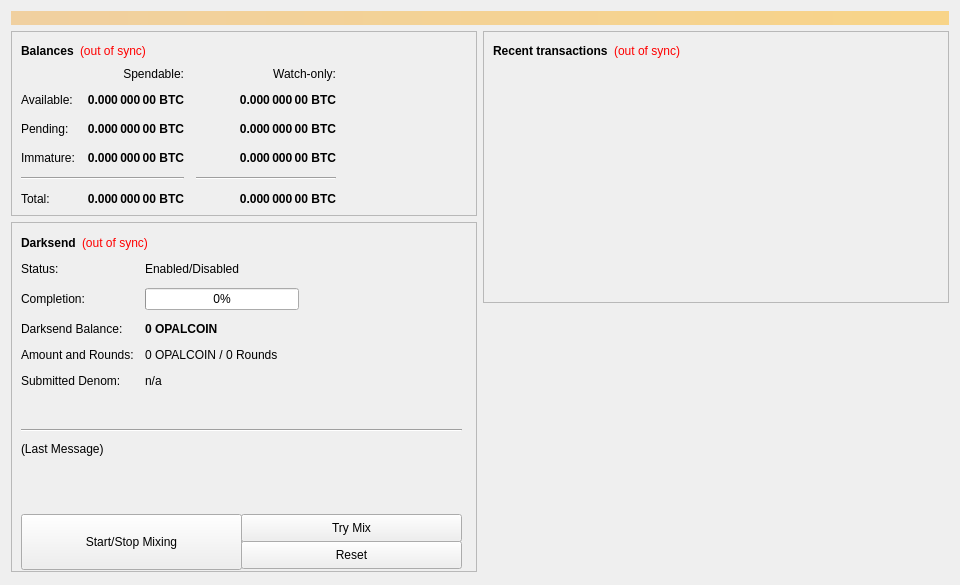
<?xml version="1.0" encoding="UTF-8"?>
<ui version="4.0">
 <class>OverviewPage</class>
 <widget class="QWidget" name="OverviewPage">
  <property name="geometry">
   <rect>
    <x>0</x>
    <y>0</y>
    <width>960</width>
    <height>585</height>
   </rect>
  </property>
  <property name="minimumSize">
   <size>
    <width>960</width>
    <height>0</height>
   </size>
  </property>
  <property name="windowTitle">
   <string>Form</string>
  </property>
  <layout class="QVBoxLayout" name="topLayout">
   <item>
    <widget class="QLabel" name="labelAlerts">
     <property name="visible">
      <bool>false</bool>
     </property>
     <property name="styleSheet">
      <string notr="true">background-color: qlineargradient(x1: 0, y1: 0, x2: 1, y2: 0, stop:0 #F0D0A0, stop:1 #F8D488); color:#000000;</string>
     </property>
     <property name="wordWrap">
      <bool>true</bool>
     </property>
     <property name="margin">
      <number>3</number>
     </property>
    </widget>
   </item>
   <item>
    <layout class="QHBoxLayout" name="horizontalLayout" stretch="1,1">
     <item>
      <layout class="QVBoxLayout" name="verticalLayout_2">
       <item>
        <widget class="QFrame" name="frame">
         <property name="frameShape">
          <enum>QFrame::StyledPanel</enum>
         </property>
         <property name="frameShadow">
          <enum>QFrame::Raised</enum>
         </property>
         <layout class="QVBoxLayout" name="verticalLayout_4">
          <item>
           <layout class="QHBoxLayout" name="horizontalLayout_4">
            <item>
             <widget class="QLabel" name="label_5">
              <property name="font">
               <font>
                <weight>75</weight>
                <bold>true</bold>
               </font>
              </property>
              <property name="text">
               <string>Balances</string>
              </property>
             </widget>
            </item>
            <item>
             <widget class="QLabel" name="labelWalletStatus">
              <property name="cursor">
               <cursorShape>WhatsThisCursor</cursorShape>
              </property>
              <property name="toolTip">
               <string>The displayed information may be out of date. Your wallet automatically synchronizes with the Opalcoin network after a connection is established, but this process has not completed yet.</string>
              </property>
              <property name="styleSheet">
               <string notr="true">QLabel { color: red; }</string>
              </property>
              <property name="text">
               <string notr="true">(out of sync)</string>
              </property>
              <property name="alignment">
               <set>Qt::AlignLeading|Qt::AlignLeft|Qt::AlignVCenter</set>
              </property>
             </widget>
            </item>
            <item>
             <spacer name="horizontalSpacer_3">
              <property name="orientation">
               <enum>Qt::Horizontal</enum>
              </property>
              <property name="sizeHint" stdset="0">
               <size>
                <width>40</width>
                <height>20</height>
               </size>
              </property>
             </spacer>
            </item>
           </layout>
          </item>
          <item>
           <layout class="QGridLayout" name="gridLayout">
            <property name="spacing">
             <number>12</number>
            </property>
            <item row="2" column="2">
             <widget class="QLabel" name="labelWatchPending">
              <property name="font">
               <font>
                <weight>75</weight>
                <bold>true</bold>
               </font>
              </property>
              <property name="cursor">
               <cursorShape>IBeamCursor</cursorShape>
              </property>
              <property name="toolTip">
               <string>Unconfirmed transactions to watch-only addresses</string>
              </property>
              <property name="text">
               <string notr="true">0.000 000 00 BTC</string>
              </property>
              <property name="alignment">
               <set>Qt::AlignRight|Qt::AlignTrailing|Qt::AlignVCenter</set>
              </property>
              <property name="textInteractionFlags">
               <set>Qt::LinksAccessibleByMouse|Qt::TextSelectableByKeyboard|Qt::TextSelectableByMouse</set>
              </property>
             </widget>
            </item>
            <item row="2" column="1">
             <widget class="QLabel" name="labelUnconfirmed">
              <property name="font">
               <font>
                <weight>75</weight>
                <bold>true</bold>
               </font>
              </property>
              <property name="cursor">
               <cursorShape>IBeamCursor</cursorShape>
              </property>
              <property name="toolTip">
               <string>Total of transactions that have yet to be confirmed, and do not yet count toward the spendable balance</string>
              </property>
              <property name="text">
               <string notr="true">0.000 000 00 BTC</string>
              </property>
              <property name="alignment">
               <set>Qt::AlignRight|Qt::AlignTrailing|Qt::AlignVCenter</set>
              </property>
              <property name="textInteractionFlags">
               <set>Qt::LinksAccessibleByMouse|Qt::TextSelectableByKeyboard|Qt::TextSelectableByMouse</set>
              </property>
             </widget>
            </item>
            <item row="3" column="2">
             <widget class="QLabel" name="labelWatchImmature">
              <property name="font">
               <font>
                <weight>75</weight>
                <bold>true</bold>
               </font>
              </property>
              <property name="cursor">
               <cursorShape>IBeamCursor</cursorShape>
              </property>
              <property name="toolTip">
               <string>Mined balance in watch-only addresses that has not yet matured</string>
              </property>
              <property name="text">
               <string notr="true">0.000 000 00 BTC</string>
              </property>
              <property name="alignment">
               <set>Qt::AlignRight|Qt::AlignTrailing|Qt::AlignVCenter</set>
              </property>
              <property name="textInteractionFlags">
               <set>Qt::LinksAccessibleByMouse|Qt::TextSelectableByKeyboard|Qt::TextSelectableByMouse</set>
              </property>
             </widget>
            </item>
            <item row="4" column="0" colspan="2">
             <widget class="Line" name="lineSpendableBalance">
              <property name="orientation">
               <enum>Qt::Horizontal</enum>
              </property>
             </widget>
            </item>
            <item row="4" column="2">
             <widget class="Line" name="lineWatchBalance">
              <property name="sizePolicy">
               <sizepolicy hsizetype="Preferred" vsizetype="Fixed">
                <horstretch>0</horstretch>
                <verstretch>0</verstretch>
               </sizepolicy>
              </property>
              <property name="minimumSize">
               <size>
                <width>140</width>
                <height>0</height>
               </size>
              </property>
              <property name="orientation">
               <enum>Qt::Horizontal</enum>
              </property>
             </widget>
            </item>
            <item row="5" column="0">
             <widget class="QLabel" name="labelTotalText">
              <property name="text">
               <string>Total:</string>
              </property>
             </widget>
            </item>
            <item row="3" column="1">
             <widget class="QLabel" name="labelImmature">
              <property name="font">
               <font>
                <weight>75</weight>
                <bold>true</bold>
               </font>
              </property>
              <property name="cursor">
               <cursorShape>IBeamCursor</cursorShape>
              </property>
              <property name="toolTip">
               <string>Mined balance that has not yet matured</string>
              </property>
              <property name="text">
               <string notr="true">0.000 000 00 BTC</string>
              </property>
              <property name="alignment">
               <set>Qt::AlignRight|Qt::AlignTrailing|Qt::AlignVCenter</set>
              </property>
              <property name="textInteractionFlags">
               <set>Qt::LinksAccessibleByMouse|Qt::TextSelectableByKeyboard|Qt::TextSelectableByMouse</set>
              </property>
             </widget>
            </item>
            <item row="2" column="3">
             <spacer name="horizontalSpacer_2">
              <property name="orientation">
               <enum>Qt::Horizontal</enum>
              </property>
              <property name="sizeHint" stdset="0">
               <size>
                <width>40</width>
                <height>20</height>
               </size>
              </property>
             </spacer>
            </item>
            <item row="3" column="0">
             <widget class="QLabel" name="labelImmatureText">
              <property name="text">
               <string>Immature:</string>
              </property>
             </widget>
            </item>
            <item row="5" column="1">
             <widget class="QLabel" name="labelTotal">
              <property name="font">
               <font>
                <weight>75</weight>
                <bold>true</bold>
               </font>
              </property>
              <property name="cursor">
               <cursorShape>IBeamCursor</cursorShape>
              </property>
              <property name="toolTip">
               <string>Your current total balance</string>
              </property>
              <property name="text">
               <string notr="true">0.000 000 00 BTC</string>
              </property>
              <property name="alignment">
               <set>Qt::AlignRight|Qt::AlignTrailing|Qt::AlignVCenter</set>
              </property>
              <property name="textInteractionFlags">
               <set>Qt::LinksAccessibleByMouse|Qt::TextSelectableByKeyboard|Qt::TextSelectableByMouse</set>
              </property>
             </widget>
            </item>
            <item row="5" column="2">
             <widget class="QLabel" name="labelWatchTotal">
              <property name="font">
               <font>
                <weight>75</weight>
                <bold>true</bold>
               </font>
              </property>
              <property name="cursor">
               <cursorShape>IBeamCursor</cursorShape>
              </property>
              <property name="toolTip">
               <string>Current total balance in watch-only addresses</string>
              </property>
              <property name="text">
               <string notr="true">0.000 000 00 BTC</string>
              </property>
              <property name="alignment">
               <set>Qt::AlignRight|Qt::AlignTrailing|Qt::AlignVCenter</set>
              </property>
              <property name="textInteractionFlags">
               <set>Qt::LinksAccessibleByMouse|Qt::TextSelectableByKeyboard|Qt::TextSelectableByMouse</set>
              </property>
             </widget>
            </item>
            <item row="0" column="2">
             <widget class="QLabel" name="labelWatchonly">
              <property name="text">
               <string>Watch-only:</string>
              </property>
              <property name="alignment">
               <set>Qt::AlignRight|Qt::AlignTrailing|Qt::AlignVCenter</set>
              </property>
             </widget>
            </item>
            <item row="1" column="0">
             <widget class="QLabel" name="labelBalanceText">
              <property name="text">
               <string>Available:</string>
              </property>
             </widget>
            </item>
            <item row="1" column="1">
             <widget class="QLabel" name="labelBalance">
              <property name="font">
               <font>
                <weight>75</weight>
                <bold>true</bold>
               </font>
              </property>
              <property name="cursor">
               <cursorShape>IBeamCursor</cursorShape>
              </property>
              <property name="toolTip">
               <string>Your current spendable balance</string>
              </property>
              <property name="text">
               <string notr="true">0.000 000 00 BTC</string>
              </property>
              <property name="alignment">
               <set>Qt::AlignRight|Qt::AlignTrailing|Qt::AlignVCenter</set>
              </property>
              <property name="textInteractionFlags">
               <set>Qt::LinksAccessibleByMouse|Qt::TextSelectableByKeyboard|Qt::TextSelectableByMouse</set>
              </property>
             </widget>
            </item>
            <item row="1" column="2">
             <widget class="QLabel" name="labelWatchAvailable">
              <property name="font">
               <font>
                <weight>75</weight>
                <bold>true</bold>
               </font>
              </property>
              <property name="cursor">
               <cursorShape>IBeamCursor</cursorShape>
              </property>
              <property name="toolTip">
               <string>Your current balance in watch-only addresses</string>
              </property>
              <property name="text">
               <string notr="true">0.000 000 00 BTC</string>
              </property>
              <property name="alignment">
               <set>Qt::AlignRight|Qt::AlignTrailing|Qt::AlignVCenter</set>
              </property>
              <property name="textInteractionFlags">
               <set>Qt::LinksAccessibleByMouse|Qt::TextSelectableByKeyboard|Qt::TextSelectableByMouse</set>
              </property>
             </widget>
            </item>
            <item row="2" column="0">
             <widget class="QLabel" name="labelPendingText">
              <property name="text">
               <string>Pending:</string>
              </property>
             </widget>
            </item>
            <item row="0" column="1">
             <widget class="QLabel" name="labelSpendable">
              <property name="text">
               <string>Spendable:</string>
              </property>
              <property name="alignment">
               <set>Qt::AlignRight|Qt::AlignTrailing|Qt::AlignVCenter</set>
              </property>
             </widget>
            </item>
           </layout>
          </item>
         </layout>
        </widget>
       </item>
       <item>
        <widget class="QFrame" name="frameDarksend">
         <property name="minimumSize">
          <size>
           <width>0</width>
           <height>350</height>
          </size>
         </property>
         <property name="layoutDirection">
          <enum>Qt::LeftToRight</enum>
         </property>
         <property name="frameShape">
          <enum>QFrame::StyledPanel</enum>
         </property>
         <property name="frameShadow">
          <enum>QFrame::Raised</enum>
         </property>
         <widget class="QWidget" name="formLayoutWidget">
          <property name="geometry">
           <rect>
            <x>10</x>
            <y>40</y>
            <width>451</width>
            <height>161</height>
           </rect>
          </property>
          <layout class="QFormLayout" name="formLayout">
           <property name="fieldGrowthPolicy">
            <enum>QFormLayout::AllNonFixedFieldsGrow</enum>
           </property>
           <property name="horizontalSpacing">
            <number>11</number>
           </property>
           <property name="verticalSpacing">
            <number>12</number>
           </property>
           <item row="0" column="0">
            <widget class="QLabel" name="label_6">
             <property name="text">
              <string>Status:</string>
             </property>
            </widget>
           </item>
           <item row="1" column="0">
            <widget class="QLabel" name="label_7">
             <property name="text">
              <string>Completion:</string>
             </property>
            </widget>
           </item>
           <item row="1" column="1">
            <widget class="QProgressBar" name="darksendProgress">
             <property name="maximumSize">
              <size>
               <width>154</width>
               <height>16777215</height>
              </size>
             </property>
             <property name="value">
              <number>0</number>
             </property>
            </widget>
           </item>
           <item row="2" column="0">
            <widget class="QLabel" name="labelAnonymizedText">
             <property name="text">
              <string>Darksend Balance:</string>
             </property>
            </widget>
           </item>
           <item row="2" column="1">
            <widget class="QLabel" name="labelAnonymized">
             <property name="font">
              <font>
               <weight>75</weight>
               <bold>true</bold>
              </font>
             </property>
             <property name="text">
              <string notr="true">0 OPALCOIN</string>
             </property>
            </widget>
           </item>
           <item row="3" column="0">
            <widget class="QLabel" name="label_8">
             <property name="text">
              <string>Amount and Rounds:</string>
             </property>
            </widget>
           </item>
           <item row="3" column="1">
            <widget class="QLabel" name="labelAmountRounds">
             <property name="text">
              <string>0 OPALCOIN / 0 Rounds</string>
             </property>
            </widget>
           </item>
           <item row="4" column="0">
            <widget class="QLabel" name="label_9">
             <property name="text">
              <string>Submitted Denom:</string>
             </property>
            </widget>
           </item>
           <item row="4" column="1">
            <widget class="QLabel" name="labelSubmittedDenom">
             <property name="toolTip">
              <string>The denominations you submitted to the Masternode.&lt;br&gt;To mix, other users must submit the exact same denominations.</string>
             </property>
             <property name="text">
              <string>n/a</string>
             </property>
            </widget>
           </item>
           <item row="0" column="1">
            <widget class="QLabel" name="darksendEnabled">
             <property name="text">
              <string>Enabled/Disabled</string>
             </property>
            </widget>
           </item>
          </layout>
         </widget>
         <widget class="QPushButton" name="runAutoDenom">
          <property name="geometry">
           <rect>
            <x>251</x>
            <y>17</y>
            <width>1</width>
            <height>1</height>
           </rect>
          </property>
          <property name="palette">
           <palette>
            <active>
             <colorrole role="WindowText">
              <brush brushstyle="SolidPattern">
               <color alpha="255">
                <red>0</red>
                <green>0</green>
                <blue>0</blue>
               </color>
              </brush>
             </colorrole>
             <colorrole role="Button">
              <brush brushstyle="SolidPattern">
               <color alpha="255">
                <red>239</red>
                <green>238</green>
                <blue>238</blue>
               </color>
              </brush>
             </colorrole>
             <colorrole role="Light">
              <brush brushstyle="SolidPattern">
               <color alpha="255">
                <red>255</red>
                <green>255</green>
                <blue>255</blue>
               </color>
              </brush>
             </colorrole>
             <colorrole role="Midlight">
              <brush brushstyle="SolidPattern">
               <color alpha="255">
                <red>247</red>
                <green>246</green>
                <blue>246</blue>
               </color>
              </brush>
             </colorrole>
             <colorrole role="Dark">
              <brush brushstyle="SolidPattern">
               <color alpha="255">
                <red>119</red>
                <green>119</green>
                <blue>119</blue>
               </color>
              </brush>
             </colorrole>
             <colorrole role="Mid">
              <brush brushstyle="SolidPattern">
               <color alpha="255">
                <red>159</red>
                <green>159</green>
                <blue>159</blue>
               </color>
              </brush>
             </colorrole>
             <colorrole role="Text">
              <brush brushstyle="SolidPattern">
               <color alpha="255">
                <red>0</red>
                <green>0</green>
                <blue>0</blue>
               </color>
              </brush>
             </colorrole>
             <colorrole role="BrightText">
              <brush brushstyle="SolidPattern">
               <color alpha="255">
                <red>255</red>
                <green>255</green>
                <blue>255</blue>
               </color>
              </brush>
             </colorrole>
             <colorrole role="ButtonText">
              <brush brushstyle="SolidPattern">
               <color alpha="255">
                <red>0</red>
                <green>0</green>
                <blue>0</blue>
               </color>
              </brush>
             </colorrole>
             <colorrole role="Base">
              <brush brushstyle="SolidPattern">
               <color alpha="255">
                <red>255</red>
                <green>255</green>
                <blue>255</blue>
               </color>
              </brush>
             </colorrole>
             <colorrole role="Window">
              <brush brushstyle="SolidPattern">
               <color alpha="255">
                <red>239</red>
                <green>238</green>
                <blue>238</blue>
               </color>
              </brush>
             </colorrole>
             <colorrole role="Shadow">
              <brush brushstyle="SolidPattern">
               <color alpha="255">
                <red>0</red>
                <green>0</green>
                <blue>0</blue>
               </color>
              </brush>
             </colorrole>
             <colorrole role="AlternateBase">
              <brush brushstyle="SolidPattern">
               <color alpha="255">
                <red>247</red>
                <green>246</green>
                <blue>246</blue>
               </color>
              </brush>
             </colorrole>
             <colorrole role="ToolTipBase">
              <brush brushstyle="SolidPattern">
               <color alpha="255">
                <red>255</red>
                <green>255</green>
                <blue>220</blue>
               </color>
              </brush>
             </colorrole>
             <colorrole role="ToolTipText">
              <brush brushstyle="SolidPattern">
               <color alpha="255">
                <red>0</red>
                <green>0</green>
                <blue>0</blue>
               </color>
              </brush>
             </colorrole>
            </active>
            <inactive>
             <colorrole role="WindowText">
              <brush brushstyle="SolidPattern">
               <color alpha="255">
                <red>0</red>
                <green>0</green>
                <blue>0</blue>
               </color>
              </brush>
             </colorrole>
             <colorrole role="Button">
              <brush brushstyle="SolidPattern">
               <color alpha="255">
                <red>239</red>
                <green>238</green>
                <blue>238</blue>
               </color>
              </brush>
             </colorrole>
             <colorrole role="Light">
              <brush brushstyle="SolidPattern">
               <color alpha="255">
                <red>255</red>
                <green>255</green>
                <blue>255</blue>
               </color>
              </brush>
             </colorrole>
             <colorrole role="Midlight">
              <brush brushstyle="SolidPattern">
               <color alpha="255">
                <red>247</red>
                <green>246</green>
                <blue>246</blue>
               </color>
              </brush>
             </colorrole>
             <colorrole role="Dark">
              <brush brushstyle="SolidPattern">
               <color alpha="255">
                <red>119</red>
                <green>119</green>
                <blue>119</blue>
               </color>
              </brush>
             </colorrole>
             <colorrole role="Mid">
              <brush brushstyle="SolidPattern">
               <color alpha="255">
                <red>159</red>
                <green>159</green>
                <blue>159</blue>
               </color>
              </brush>
             </colorrole>
             <colorrole role="Text">
              <brush brushstyle="SolidPattern">
               <color alpha="255">
                <red>0</red>
                <green>0</green>
                <blue>0</blue>
               </color>
              </brush>
             </colorrole>
             <colorrole role="BrightText">
              <brush brushstyle="SolidPattern">
               <color alpha="255">
                <red>255</red>
                <green>255</green>
                <blue>255</blue>
               </color>
              </brush>
             </colorrole>
             <colorrole role="ButtonText">
              <brush brushstyle="SolidPattern">
               <color alpha="255">
                <red>0</red>
                <green>0</green>
                <blue>0</blue>
               </color>
              </brush>
             </colorrole>
             <colorrole role="Base">
              <brush brushstyle="SolidPattern">
               <color alpha="255">
                <red>255</red>
                <green>255</green>
                <blue>255</blue>
               </color>
              </brush>
             </colorrole>
             <colorrole role="Window">
              <brush brushstyle="SolidPattern">
               <color alpha="255">
                <red>239</red>
                <green>238</green>
                <blue>238</blue>
               </color>
              </brush>
             </colorrole>
             <colorrole role="Shadow">
              <brush brushstyle="SolidPattern">
               <color alpha="255">
                <red>0</red>
                <green>0</green>
                <blue>0</blue>
               </color>
              </brush>
             </colorrole>
             <colorrole role="AlternateBase">
              <brush brushstyle="SolidPattern">
               <color alpha="255">
                <red>247</red>
                <green>246</green>
                <blue>246</blue>
               </color>
              </brush>
             </colorrole>
             <colorrole role="ToolTipBase">
              <brush brushstyle="SolidPattern">
               <color alpha="255">
                <red>255</red>
                <green>255</green>
                <blue>220</blue>
               </color>
              </brush>
             </colorrole>
             <colorrole role="ToolTipText">
              <brush brushstyle="SolidPattern">
               <color alpha="255">
                <red>0</red>
                <green>0</green>
                <blue>0</blue>
               </color>
              </brush>
             </colorrole>
            </inactive>
            <disabled>
             <colorrole role="WindowText">
              <brush brushstyle="SolidPattern">
               <color alpha="255">
                <red>119</red>
                <green>119</green>
                <blue>119</blue>
               </color>
              </brush>
             </colorrole>
             <colorrole role="Button">
              <brush brushstyle="SolidPattern">
               <color alpha="255">
                <red>239</red>
                <green>238</green>
                <blue>238</blue>
               </color>
              </brush>
             </colorrole>
             <colorrole role="Light">
              <brush brushstyle="SolidPattern">
               <color alpha="255">
                <red>255</red>
                <green>255</green>
                <blue>255</blue>
               </color>
              </brush>
             </colorrole>
             <colorrole role="Midlight">
              <brush brushstyle="SolidPattern">
               <color alpha="255">
                <red>247</red>
                <green>246</green>
                <blue>246</blue>
               </color>
              </brush>
             </colorrole>
             <colorrole role="Dark">
              <brush brushstyle="SolidPattern">
               <color alpha="255">
                <red>119</red>
                <green>119</green>
                <blue>119</blue>
               </color>
              </brush>
             </colorrole>
             <colorrole role="Mid">
              <brush brushstyle="SolidPattern">
               <color alpha="255">
                <red>159</red>
                <green>159</green>
                <blue>159</blue>
               </color>
              </brush>
             </colorrole>
             <colorrole role="Text">
              <brush brushstyle="SolidPattern">
               <color alpha="255">
                <red>119</red>
                <green>119</green>
                <blue>119</blue>
               </color>
              </brush>
             </colorrole>
             <colorrole role="BrightText">
              <brush brushstyle="SolidPattern">
               <color alpha="255">
                <red>255</red>
                <green>255</green>
                <blue>255</blue>
               </color>
              </brush>
             </colorrole>
             <colorrole role="ButtonText">
              <brush brushstyle="SolidPattern">
               <color alpha="255">
                <red>119</red>
                <green>119</green>
                <blue>119</blue>
               </color>
              </brush>
             </colorrole>
             <colorrole role="Base">
              <brush brushstyle="SolidPattern">
               <color alpha="255">
                <red>239</red>
                <green>238</green>
                <blue>238</blue>
               </color>
              </brush>
             </colorrole>
             <colorrole role="Window">
              <brush brushstyle="SolidPattern">
               <color alpha="255">
                <red>239</red>
                <green>238</green>
                <blue>238</blue>
               </color>
              </brush>
             </colorrole>
             <colorrole role="Shadow">
              <brush brushstyle="SolidPattern">
               <color alpha="255">
                <red>0</red>
                <green>0</green>
                <blue>0</blue>
               </color>
              </brush>
             </colorrole>
             <colorrole role="AlternateBase">
              <brush brushstyle="SolidPattern">
               <color alpha="255">
                <red>239</red>
                <green>238</green>
                <blue>238</blue>
               </color>
              </brush>
             </colorrole>
             <colorrole role="ToolTipBase">
              <brush brushstyle="SolidPattern">
               <color alpha="255">
                <red>255</red>
                <green>255</green>
                <blue>220</blue>
               </color>
              </brush>
             </colorrole>
             <colorrole role="ToolTipText">
              <brush brushstyle="SolidPattern">
               <color alpha="255">
                <red>0</red>
                <green>0</green>
                <blue>0</blue>
               </color>
              </brush>
             </colorrole>
            </disabled>
           </palette>
          </property>
          <property name="focusPolicy">
           <enum>Qt::NoFocus</enum>
          </property>
          <property name="autoFillBackground">
           <bool>true</bool>
          </property>
          <property name="text">
           <string/>
          </property>
          <property name="flat">
           <bool>true</bool>
          </property>
         </widget>
         <widget class="QPushButton" name="toggleDarksend">
          <property name="geometry">
           <rect>
            <x>10</x>
            <y>292</y>
            <width>221</width>
            <height>56</height>
           </rect>
          </property>
          <property name="sizePolicy">
           <sizepolicy hsizetype="MinimumExpanding" vsizetype="Fixed">
            <horstretch>0</horstretch>
            <verstretch>0</verstretch>
           </sizepolicy>
          </property>
          <property name="text">
           <string>Start/Stop Mixing</string>
          </property>
         </widget>
         <widget class="Line" name="lineLastMessage">
          <property name="geometry">
           <rect>
            <x>10</x>
            <y>200</y>
            <width>441</width>
            <height>16</height>
           </rect>
          </property>
          <property name="orientation">
           <enum>Qt::Horizontal</enum>
          </property>
         </widget>
         <widget class="QLabel" name="darksendStatus">
          <property name="geometry">
           <rect>
            <x>10</x>
            <y>220</y>
            <width>451</width>
            <height>61</height>
           </rect>
          </property>
          <property name="minimumSize">
           <size>
            <width>288</width>
            <height>43</height>
           </size>
          </property>
          <property name="text">
           <string>(Last Message)</string>
          </property>
          <property name="alignment">
           <set>Qt::AlignLeading|Qt::AlignLeft|Qt::AlignTop</set>
          </property>
          <property name="wordWrap">
           <bool>true</bool>
          </property>
         </widget>
         <widget class="QPushButton" name="darksendAuto">
          <property name="geometry">
           <rect>
            <x>230</x>
            <y>292</y>
            <width>221</width>
            <height>28</height>
           </rect>
          </property>
          <property name="sizePolicy">
           <sizepolicy hsizetype="MinimumExpanding" vsizetype="Fixed">
            <horstretch>0</horstretch>
            <verstretch>0</verstretch>
           </sizepolicy>
          </property>
          <property name="toolTip">
           <string>Try to manually submit a Darksend request.</string>
          </property>
          <property name="text">
           <string>Try Mix</string>
          </property>
         </widget>
         <widget class="QPushButton" name="darksendReset">
          <property name="geometry">
           <rect>
            <x>230</x>
            <y>319</y>
            <width>221</width>
            <height>28</height>
           </rect>
          </property>
          <property name="sizePolicy">
           <sizepolicy hsizetype="MinimumExpanding" vsizetype="Fixed">
            <horstretch>0</horstretch>
            <verstretch>0</verstretch>
           </sizepolicy>
          </property>
          <property name="toolTip">
           <string>Reset the current status of Darksend (can interrupt Darksend if it's in the process of Mixing, which can cost you money!)</string>
          </property>
          <property name="autoFillBackground">
           <bool>false</bool>
          </property>
          <property name="text">
           <string>Reset</string>
          </property>
         </widget>
         <widget class="QWidget" name="layoutWidget">
          <property name="geometry">
           <rect>
            <x>10</x>
            <y>10</y>
            <width>431</width>
            <height>22</height>
           </rect>
          </property>
          <layout class="QHBoxLayout" name="horizontalLayout_5">
           <item>
            <widget class="QLabel" name="label_2">
             <property name="font">
              <font>
               <weight>75</weight>
               <bold>true</bold>
              </font>
             </property>
             <property name="text">
              <string>Darksend</string>
             </property>
            </widget>
           </item>
           <item>
            <widget class="QLabel" name="labelDarksendSyncStatus">
             <property name="toolTip">
              <string>The displayed information may be out of date. Your wallet automatically synchronizes with the Opalcoin network after a connection is established, but this process has not completed yet.</string>
             </property>
             <property name="styleSheet">
              <string notr="true">QLabel { color: red; }</string>
             </property>
             <property name="text">
              <string notr="true">(out of sync)</string>
             </property>
             <property name="alignment">
              <set>Qt::AlignLeading|Qt::AlignLeft|Qt::AlignVCenter</set>
             </property>
            </widget>
           </item>
           <item>
            <spacer name="horizontalSpacer_4">
             <property name="orientation">
              <enum>Qt::Horizontal</enum>
             </property>
             <property name="sizeHint" stdset="0">
              <size>
               <width>40</width>
               <height>20</height>
              </size>
             </property>
            </spacer>
           </item>
          </layout>
         </widget>
        </widget>
       </item>
       <item>
        <spacer name="verticalSpacer">
         <property name="orientation">
          <enum>Qt::Vertical</enum>
         </property>
         <property name="sizeHint" stdset="0">
          <size>
           <width>20</width>
           <height>40</height>
          </size>
         </property>
        </spacer>
       </item>
      </layout>
     </item>
     <item>
      <layout class="QVBoxLayout" name="verticalLayout_3">
       <item>
        <widget class="QFrame" name="frame_2">
         <property name="frameShape">
          <enum>QFrame::StyledPanel</enum>
         </property>
         <property name="frameShadow">
          <enum>QFrame::Raised</enum>
         </property>
         <layout class="QVBoxLayout" name="verticalLayout">
          <item>
           <layout class="QHBoxLayout" name="horizontalLayout_2">
            <item>
             <widget class="QLabel" name="label_4">
              <property name="font">
               <font>
                <weight>75</weight>
                <bold>true</bold>
               </font>
              </property>
              <property name="text">
               <string>Recent transactions</string>
              </property>
             </widget>
            </item>
            <item>
             <widget class="QLabel" name="labelTransactionsStatus">
              <property name="cursor">
               <cursorShape>WhatsThisCursor</cursorShape>
              </property>
              <property name="toolTip">
               <string>The displayed information may be out of date. Your wallet automatically synchronizes with the Opalcoin network after a connection is established, but this process has not completed yet.</string>
              </property>
              <property name="styleSheet">
               <string notr="true">QLabel { color: red; }</string>
              </property>
              <property name="text">
               <string notr="true">(out of sync)</string>
              </property>
              <property name="alignment">
               <set>Qt::AlignRight|Qt::AlignTrailing|Qt::AlignVCenter</set>
              </property>
             </widget>
            </item>
            <item>
             <spacer name="horizontalSpacer">
              <property name="orientation">
               <enum>Qt::Horizontal</enum>
              </property>
              <property name="sizeHint" stdset="0">
               <size>
                <width>40</width>
                <height>20</height>
               </size>
              </property>
             </spacer>
            </item>
           </layout>
          </item>
          <item>
           <widget class="QListView" name="listTransactions">
            <property name="styleSheet">
             <string notr="true">QListView { background: transparent; }</string>
            </property>
            <property name="frameShape">
             <enum>QFrame::NoFrame</enum>
            </property>
            <property name="verticalScrollBarPolicy">
             <enum>Qt::ScrollBarAlwaysOff</enum>
            </property>
            <property name="horizontalScrollBarPolicy">
             <enum>Qt::ScrollBarAlwaysOff</enum>
            </property>
            <property name="selectionMode">
             <enum>QAbstractItemView::NoSelection</enum>
            </property>
           </widget>
          </item>
         </layout>
        </widget>
       </item>
       <item>
        <spacer name="verticalSpacer_2">
         <property name="orientation">
          <enum>Qt::Vertical</enum>
         </property>
         <property name="sizeHint" stdset="0">
          <size>
           <width>20</width>
           <height>40</height>
          </size>
         </property>
        </spacer>
       </item>
      </layout>
     </item>
    </layout>
   </item>
  </layout>
 </widget>
 <resources/>
 <connections/>
</ui>
